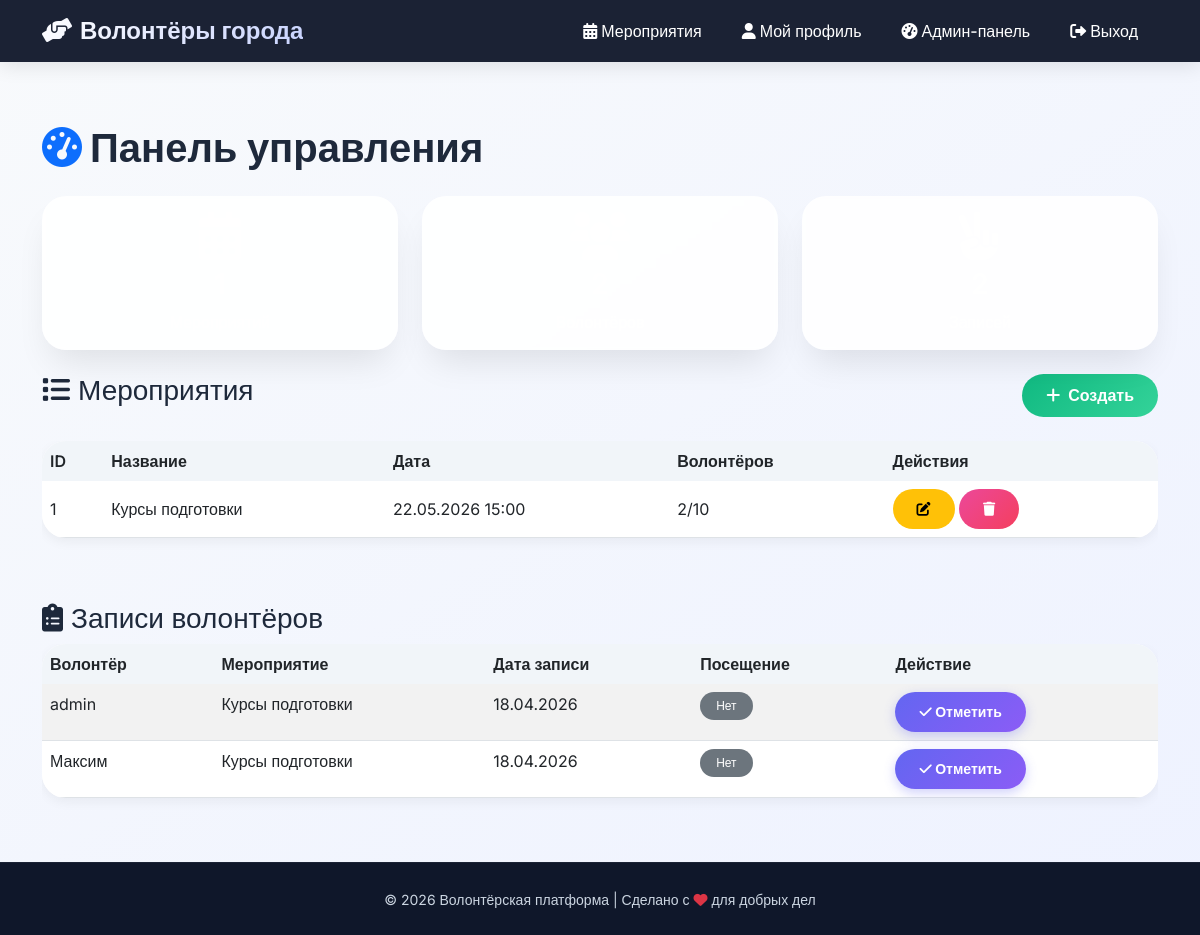
The page /admin (signed in) on the database its author committed.
### models.py (models this page shows, shortened)
class Event(db.Model):
    id = db.Column(db.Integer, primary_key=True)
    title = db.Column(db.String(200), nullable=False)
    description = db.Column(db.Text, nullable=False)
    location = db.Column(db.String(200), nullable=False)
    date = db.Column(db.DateTime, nullable=False)
    max_volunteers = db.Column(db.Integer, default=10)
    created_by = db.Column(db.Integer, db.ForeignKey('user.id'), nullable=False)
    created_at = db.Column(db.DateTime, default=datetime.utcnow)
    registrations = db.relationship('Registration', backref='event', lazy=True)
    @property
    def current_volunteers(self):
        return len(self.registrations)

class Registration(db.Model):
    id = db.Column(db.Integer, primary_key=True)
    user_id = db.Column(db.Integer, db.ForeignKey('user.id'), nullable=False)
    event_id = db.Column(db.Integer, db.ForeignKey('event.id'), nullable=False)
    registered_at = db.Column(db.DateTime, default=datetime.utcnow)
    attended = db.Column(db.Boolean, default=False)
    __table_args__ = (db.UniqueConstraint('user_id', 'event_id', name='unique_registration'),)

class User(UserMixin, db.Model):
    id = db.Column(db.Integer, primary_key=True)
    email = db.Column(db.String(120), unique=True, nullable=False)
    username = db.Column(db.String(80), unique=True, nullable=False)
    password_hash = db.Column(db.String(200), nullable=False)
    is_admin = db.Column(db.Boolean, default=False)
    created_at = db.Column(db.DateTime, default=datetime.utcnow)
    registrations = db.relationship('Registration', backref='volunteer', lazy=True)

### app.py (the view)
    def wrapper(*args, **kwargs):
        if not current_user.is_authenticated or not current_user.is_admin:
            abort(403)
        return func(*args, **kwargs)

### app.py (called while the page is built)
@login_manager.user_loader
def load_user(user_id):
    return User.query.get(int(user_id))

def admin_required(func):
    def wrapper(*args, **kwargs):
        if not current_user.is_authenticated or not current_user.is_admin:
            abort(403)
        return func(*args, **kwargs)
    wrapper.__name__ = func.__name__
    return wrapper

@app.route('/admin')
@admin_required
def admin_dashboard():
    events = Event.query.all()
    users = User.query.all()
    registrations = Registration.query.all()
    return render_template('admin_dashboard.html', events=events, users=users, registrations=registrations)

### templates/admin_dashboard.html
{% extends "base.html" %}
{% block content %}
<h1 class="fw-bold mb-4"><i class="fas fa-tachometer-alt me-2 text-primary"></i>Панель управления</h1>
<div class="row mb-4">
    <div class="col-md-4">
        <div class="card text-center bg-gradient-primary text-white">
            <div class="card-body">
                <i class="fas fa-calendar-alt fa-3x mb-2"></i>
                <h3>{{ events|length }}</h3>
                <p class="mb-0">Мероприятий</p>
            </div>
        </div>
    </div>
    <div class="col-md-4">
        <div class="card text-center bg-gradient-success text-white">
            <div class="card-body">
                <i class="fas fa-users fa-3x mb-2"></i>
                <h3>{{ users|length }}</h3>
                <p class="mb-0">Волонтёров</p>
            </div>
        </div>
    </div>
    <div class="col-md-4">
        <div class="card text-center bg-gradient-info text-white">
            <div class="card-body">
                <i class="fas fa-hand-peace fa-3x mb-2"></i>
                <h3>{{ registrations|length }}</h3>
                <p class="mb-0">Записей</p>
            </div>
        </div>
    </div>
</div>
<div class="d-flex justify-content-between align-items-center mb-4">
    <h3><i class="fas fa-list me-2"></i>Мероприятия</h3>
    <a href="{{ url_for('create_event') }}" class="btn btn-success"><i class="fas fa-plus me-2"></i>Создать</a>
</div>
<div class="table-responsive">
    <table class="table table-hover align-middle">
        <thead>
            <tr>
                <th>ID</th><th>Название</th><th>Дата</th><th>Волонтёров</th><th>Действия</th>
            </tr>
        </thead>
        <tbody>
            {% for event in events %}
            <tr>
                <td>{{ event.id }}</td>
                <td>{{ event.title }}</td>
                <td>{{ event.date.strftime('%d.%m.%Y %H:%M') }}</td>
                <td>{{ event.current_volunteers }}/{{ event.max_volunteers }}</td>
                <td>
                    <a href="{{ url_for('edit_event', event_id=event.id) }}" class="btn btn-sm btn-warning"><i class="fas fa-edit"></i></a>
                    <form method="POST" action="{{ url_for('delete_event', event_id=event.id) }}" style="display:inline;">
                        <button class="btn btn-sm btn-danger" onclick="return confirm('Удалить?')"><i class="fas fa-trash"></i></button>
                    </form>
                </td>
            </tr>
            {% endfor %}
        </tbody>
    </table>
</div>
<h3 class="mt-5"><i class="fas fa-clipboard-list me-2"></i>Записи волонтёров</h3>
<div class="table-responsive">
    <table class="table table-striped">
        <thead>
            <tr><th>Волонтёр</th><th>Мероприятие</th><th>Дата записи</th><th>Посещение</th><th>Действие</th></tr>
        </thead>
        <tbody>
            {% for reg in registrations %}
            <tr>
                <td>{{ reg.volunteer.username }}</td>
                <td>{{ reg.event.title }}</td>
                <td>{{ reg.registered_at.strftime('%d.%m.%Y') }}</td>
                <td>{% if reg.attended %}<span class="badge bg-success">Да</span>{% else %}<span class="badge bg-secondary">Нет</span>{% endif %}</td>
                <td>
                    {% if not reg.attended %}
                    <form method="POST" action="{{ url_for('mark_attended', reg_id=reg.id) }}">
                        <button class="btn btn-sm btn-primary"><i class="fas fa-check"></i> Отметить</button>
                    </form>
                    {% endif %}
                </td>
            </tr>
            {% endfor %}
        </tbody>
    </table>
</div>
{% endblock %}

### templates/base.html (shortened to what this page needs)
<!DOCTYPE html>
<html lang="ru">
<head>
    <link href="https://cdn.jsdelivr.net/npm/bootstrap@5.3.0-alpha1/dist/css/bootstrap.min.css" rel="stylesheet">
    <link rel="stylesheet" href="https://cdnjs.cloudflare.com/ajax/libs/font-awesome/6.0.0-beta3/css/all.min.css">
    <link rel="stylesheet" href="{{ url_for('static', filename='style.css') }}">
</head>
<body>
    <nav class="navbar navbar-expand-lg fixed-top">
        <div class="container">
            <a class="navbar-brand" href="{{ url_for('index') }}">
                <i class="fas fa-hands-helping me-2"></i>Волонтёры города
            </a>
            <div class="collapse navbar-collapse" id="navbarNav">
                <ul class="navbar-nav ms-auto">
                    <li class="nav-item"><a class="nav-link" href="{{ url_for('events') }}"><i class="fas fa-calendar-alt me-1"></i>Мероприятия</a></li>
                    {% if current_user.is_authenticated %}
                        <li class="nav-item"><a class="nav-link" href="{{ url_for('profile') }}"><i class="fas fa-user me-1"></i>Мой профиль</a></li>
                        {% if current_user.is_admin %}
                            <li class="nav-item"><a class="nav-link" href="{{ url_for('admin_dashboard') }}"><i class="fas fa-tachometer-alt me-1"></i>Админ-панель</a></li>
                        {% endif %}
                        <li class="nav-item"><a class="nav-link" href="{{ url_for('logout') }}"><i class="fas fa-sign-out-alt me-1"></i>Выход</a></li>
                    {% else %}
                        <li class="nav-item"><a class="nav-link" href="{{ url_for('login') }}"><i class="fas fa-sign-in-alt me-1"></i>Вход</a></li>
                        <li class="nav-item"><a class="nav-link" href="{{ url_for('register') }}"><i class="fas fa-user-plus me-1"></i>Регистрация</a></li>
                    {% endif %}
                </ul>
            </div>
        </div>
    </nav>
    <main class="main-content">
        <div class="container mt-4 pt-4">
            {% block content %}{% endblock %}
        </div>
    </main>
    <footer class="footer mt-5 py-4">
        <div class="container text-center">
            <small>© 2026 Волонтёрская платформа | Сделано с <i class="fas fa-heart text-danger"></i> для добрых дел</small>
        </div>
    </footer>
</body>
</html>

### static/style.css (style rules this page uses)
:root { --primary-gradient: linear-gradient(135deg, #6366f1 0%, #8b5cf6 100%); --secondary-gradient: linear-gradient(135deg, #ec489a 0%, #f43f5e 100%); --success-gradient: linear-gradient(135deg, #10b981 0%, #34d399 100%); --warning-gradient: linear-gradient(135deg, #f59e0b 0%, #fbbf24 100%); --dark-bg: #0f172a; --card-shadow: 0 20px 35px -10px rgba(0, 0, 0, 0.1); --transition: all 0.3s cubic-bezier(0.4, 0, 0.2, 1); }
body { font-family: 'Inter', sans-serif; background: linear-gradient(145deg, #f8fafc 0%, #eef2ff 100%); color: #1e293b; padding-top: 76px; }
.navbar { background: rgba(15, 23, 42, 0.95); backdrop-filter: blur(10px); box-shadow: 0 4px 20px rgba(0, 0, 0, 0.1); transition: var(--transition); }
.navbar-brand { font-weight: 700; font-size: 1.5rem; background: linear-gradient(135deg, #fff, #c7d2fe); -webkit-background-clip: text; background-clip: text; color: transparent !important; }
.nav-link { font-weight: 500; margin: 0 0.25rem; transition: var(--transition); border-radius: 2rem; padding: 0.5rem 1rem !important; }
.card { border: none; border-radius: 1.5rem; background: rgba(255, 255, 255, 0.9); backdrop-filter: blur(2px); box-shadow: var(--card-shadow); transition: var(--transition); overflow: hidden; }
.btn { border-radius: 2rem; padding: 0.6rem 1.5rem; font-weight: 600; transition: var(--transition); border: none; }
.btn-primary { background: var(--primary-gradient); box-shadow: 0 4px 12px rgba(99, 102, 241, 0.3); }
.btn-success { background: var(--success-gradient); }
.btn-danger { background: var(--secondary-gradient); }
.table { background: white; border-radius: 1.5rem; overflow: hidden; box-shadow: 0 4px 12px rgba(0, 0, 0, 0.05); }
.table thead th { background: #f1f5f9; font-weight: 600; border-bottom: none; }
.badge { padding: 0.5rem 1rem; border-radius: 2rem; font-weight: 500; }
.footer { background: #0f172a; color: #cbd5e1; border-top: 1px solid rgba(255, 255, 255, 0.05); }
.card, .event-list-item, .hero-section { animation: fadeInUp 0.5s ease-out; }
.navbar .nav-link { color: #ffffff !important; font-weight: 500; transition: all 0.3s ease; }
html, body { height: 100%; margin: 0; display: flex; flex-direction: column; }
body { flex: 1; display: flex; flex-direction: column; }
.main-content { flex: 1 0 auto; }
.footer { flex-shrink: 0; margin-top: auto; }

### rows shown on the page
Event: id "1", title "Курсы подготовки", date "22.05.2026 15:00", current_volunteers "2", max_volunteers "10"
Registration: volunteer.username "admin", event "Курсы подготовки", registered_at "18.04.2026", attended "Нет"
Registration: volunteer.username "Максим", event "Курсы подготовки", registered_at "18.04.2026", attended "Нет"
